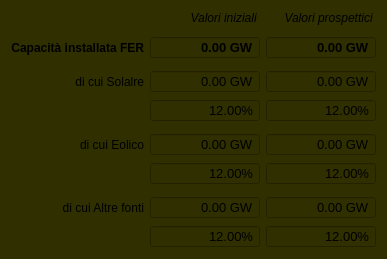
            <widget class="QWidget" name="capResWgt" native="true">
             <property name="maximumSize">
              <size>
               <width>16777215</width>
               <height>16777215</height>
              </size>
             </property>
             <property name="styleSheet">
              <string notr="true">background-color: rgb(47, 47, 0);</string>
             </property>
             <layout class="QGridLayout" name="gridLayout_5">
              <item row="12" column="2">
               <widget class="QDoubleSpinBox" name="otherCapPercResPerspDsb">
                <property name="sizePolicy">
                 <sizepolicy hsizetype="Fixed" vsizetype="Fixed">
                  <horstretch>0</horstretch>
                  <verstretch>0</verstretch>
                 </sizepolicy>
                </property>
                <property name="minimumSize">
                 <size>
                  <width>110</width>
                  <height>0</height>
                 </size>
                </property>
                <property name="maximumSize">
                 <size>
                  <width>110</width>
                  <height>16777215</height>
                 </size>
                </property>
                <property name="font">
                 <font>
                  <pointsize>10</pointsize>
                 </font>
                </property>
                <property name="alignment">
                 <set>Qt::AlignRight|Qt::AlignTrailing|Qt::AlignVCenter</set>
                </property>
                <property name="buttonSymbols">
                 <enum>QAbstractSpinBox::NoButtons</enum>
                </property>
                <property name="suffix">
                 <string>%</string>
                </property>
                <property name="maximum">
                 <double>100.000000000000000</double>
                </property>
                <property name="singleStep">
                 <double>0.100000000000000</double>
                </property>
                <property name="value">
                 <double>12.000000000000000</double>
                </property>
               </widget>
              </item>
              <item row="8" column="2">
               <widget class="QDoubleSpinBox" name="windCapResPerspDsb">
                <property name="sizePolicy">
                 <sizepolicy hsizetype="Fixed" vsizetype="Fixed">
                  <horstretch>0</horstretch>
                  <verstretch>0</verstretch>
                 </sizepolicy>
                </property>
                <property name="minimumSize">
                 <size>
                  <width>110</width>
                  <height>0</height>
                 </size>
                </property>
                <property name="maximumSize">
                 <size>
                  <width>110</width>
                  <height>16777215</height>
                 </size>
                </property>
                <property name="font">
                 <font>
                  <pointsize>10</pointsize>
                 </font>
                </property>
                <property name="alignment">
                 <set>Qt::AlignRight|Qt::AlignTrailing|Qt::AlignVCenter</set>
                </property>
                <property name="buttonSymbols">
                 <enum>QAbstractSpinBox::NoButtons</enum>
                </property>
                <property name="suffix">
                 <string> GW</string>
                </property>
                <property name="maximum">
                 <double>999999.989999999990687</double>
                </property>
                <property name="singleStep">
                 <double>0.100000000000000</double>
                </property>
                <property name="value">
                 <double>0.000000000000000</double>
                </property>
               </widget>
              </item>
              <item row="9" column="2">
               <widget class="QDoubleSpinBox" name="windCapPercResPerspDsb">
                <property name="sizePolicy">
                 <sizepolicy hsizetype="Fixed" vsizetype="Fixed">
                  <horstretch>0</horstretch>
                  <verstretch>0</verstretch>
                 </sizepolicy>
                </property>
                <property name="minimumSize">
                 <size>
                  <width>110</width>
                  <height>0</height>
                 </size>
                </property>
                <property name="maximumSize">
                 <size>
                  <width>110</width>
                  <height>16777215</height>
                 </size>
                </property>
                <property name="font">
                 <font>
                  <pointsize>10</pointsize>
                 </font>
                </property>
                <property name="alignment">
                 <set>Qt::AlignRight|Qt::AlignTrailing|Qt::AlignVCenter</set>
                </property>
                <property name="buttonSymbols">
                 <enum>QAbstractSpinBox::NoButtons</enum>
                </property>
                <property name="suffix">
                 <string>%</string>
                </property>
                <property name="maximum">
                 <double>100.000000000000000</double>
                </property>
                <property name="singleStep">
                 <double>0.100000000000000</double>
                </property>
                <property name="value">
                 <double>12.000000000000000</double>
                </property>
               </widget>
              </item>
              <item row="6" column="2">
               <widget class="QDoubleSpinBox" name="solarCapPercResPerspDsb">
                <property name="sizePolicy">
                 <sizepolicy hsizetype="Fixed" vsizetype="Fixed">
                  <horstretch>0</horstretch>
                  <verstretch>0</verstretch>
                 </sizepolicy>
                </property>
                <property name="minimumSize">
                 <size>
                  <width>110</width>
                  <height>0</height>
                 </size>
                </property>
                <property name="maximumSize">
                 <size>
                  <width>110</width>
                  <height>16777215</height>
                 </size>
                </property>
                <property name="font">
                 <font>
                  <pointsize>10</pointsize>
                 </font>
                </property>
                <property name="alignment">
                 <set>Qt::AlignRight|Qt::AlignTrailing|Qt::AlignVCenter</set>
                </property>
                <property name="buttonSymbols">
                 <enum>QAbstractSpinBox::NoButtons</enum>
                </property>
                <property name="suffix">
                 <string>%</string>
                </property>
                <property name="maximum">
                 <double>100.000000000000000</double>
                </property>
                <property name="singleStep">
                 <double>0.100000000000000</double>
                </property>
                <property name="value">
                 <double>12.000000000000000</double>
                </property>
               </widget>
              </item>
              <item row="1" column="1">
               <widget class="QLabel" name="actualLbl_3">
                <property name="sizePolicy">
                 <sizepolicy hsizetype="Fixed" vsizetype="Preferred">
                  <horstretch>0</horstretch>
                  <verstretch>0</verstretch>
                 </sizepolicy>
                </property>
                <property name="minimumSize">
                 <size>
                  <width>110</width>
                  <height>0</height>
                 </size>
                </property>
                <property name="maximumSize">
                 <size>
                  <width>110</width>
                  <height>16777215</height>
                 </size>
                </property>
                <property name="font">
                 <font>
                  <weight>50</weight>
                  <italic>true</italic>
                  <bold>false</bold>
                 </font>
                </property>
                <property name="text">
                 <string>Valori iniziali </string>
                </property>
                <property name="alignment">
                 <set>Qt::AlignRight|Qt::AlignTrailing|Qt::AlignVCenter</set>
                </property>
               </widget>
              </item>
              <item row="11" column="0">
               <widget class="QLabel" name="otherCapResLbl">
                <property name="font">
                 <font>
                  <pointsize>9</pointsize>
                 </font>
                </property>
                <property name="text">
                 <string>di cui Altre fonti</string>
                </property>
                <property name="alignment">
                 <set>Qt::AlignRight|Qt::AlignTrailing|Qt::AlignVCenter</set>
                </property>
               </widget>
              </item>
              <item row="5" column="0">
               <widget class="QLabel" name="solarCapResLbl">
                <property name="font">
                 <font>
                  <pointsize>9</pointsize>
                 </font>
                </property>
                <property name="text">
                 <string>di cui Solalre</string>
                </property>
                <property name="alignment">
                 <set>Qt::AlignRight|Qt::AlignTrailing|Qt::AlignVCenter</set>
                </property>
               </widget>
              </item>
              <item row="11" column="1">
               <widget class="QDoubleSpinBox" name="otherCapResActDsb">
                <property name="sizePolicy">
                 <sizepolicy hsizetype="Fixed" vsizetype="Fixed">
                  <horstretch>0</horstretch>
                  <verstretch>0</verstretch>
                 </sizepolicy>
                </property>
                <property name="minimumSize">
                 <size>
                  <width>110</width>
                  <height>0</height>
                 </size>
                </property>
                <property name="maximumSize">
                 <size>
                  <width>110</width>
                  <height>16777215</height>
                 </size>
                </property>
                <property name="font">
                 <font>
                  <pointsize>10</pointsize>
                 </font>
                </property>
                <property name="alignment">
                 <set>Qt::AlignRight|Qt::AlignTrailing|Qt::AlignVCenter</set>
                </property>
                <property name="buttonSymbols">
                 <enum>QAbstractSpinBox::NoButtons</enum>
                </property>
                <property name="suffix">
                 <string> GW</string>
                </property>
                <property name="maximum">
                 <double>999999.989999999990687</double>
                </property>
                <property name="singleStep">
                 <double>0.100000000000000</double>
                </property>
                <property name="value">
                 <double>0.000000000000000</double>
                </property>
               </widget>
              </item>
              <item row="5" column="2">
               <widget class="QDoubleSpinBox" name="solarCapResPerspDsb">
                <property name="sizePolicy">
                 <sizepolicy hsizetype="Fixed" vsizetype="Fixed">
                  <horstretch>0</horstretch>
                  <verstretch>0</verstretch>
                 </sizepolicy>
                </property>
                <property name="minimumSize">
                 <size>
                  <width>110</width>
                  <height>0</height>
                 </size>
                </property>
                <property name="maximumSize">
                 <size>
                  <width>110</width>
                  <height>16777215</height>
                 </size>
                </property>
                <property name="font">
                 <font>
                  <pointsize>10</pointsize>
                 </font>
                </property>
                <property name="alignment">
                 <set>Qt::AlignRight|Qt::AlignTrailing|Qt::AlignVCenter</set>
                </property>
                <property name="buttonSymbols">
                 <enum>QAbstractSpinBox::NoButtons</enum>
                </property>
                <property name="suffix">
                 <string> GW</string>
                </property>
                <property name="maximum">
                 <double>999999.989999999990687</double>
                </property>
                <property name="singleStep">
                 <double>0.100000000000000</double>
                </property>
                <property name="value">
                 <double>0.000000000000000</double>
                </property>
               </widget>
              </item>
              <item row="12" column="1">
               <widget class="QDoubleSpinBox" name="otherCapPercResActDsb">
                <property name="sizePolicy">
                 <sizepolicy hsizetype="Fixed" vsizetype="Fixed">
                  <horstretch>0</horstretch>
                  <verstretch>0</verstretch>
                 </sizepolicy>
                </property>
                <property name="minimumSize">
                 <size>
                  <width>110</width>
                  <height>0</height>
                 </size>
                </property>
                <property name="maximumSize">
                 <size>
                  <width>110</width>
                  <height>16777215</height>
                 </size>
                </property>
                <property name="font">
                 <font>
                  <pointsize>10</pointsize>
                 </font>
                </property>
                <property name="alignment">
                 <set>Qt::AlignRight|Qt::AlignTrailing|Qt::AlignVCenter</set>
                </property>
                <property name="buttonSymbols">
                 <enum>QAbstractSpinBox::NoButtons</enum>
                </property>
                <property name="suffix">
                 <string>%</string>
                </property>
                <property name="maximum">
                 <double>100.000000000000000</double>
                </property>
                <property name="singleStep">
                 <double>0.100000000000000</double>
                </property>
                <property name="value">
                 <double>12.000000000000000</double>
                </property>
               </widget>
              </item>
              <item row="3" column="0">
               <widget class="QLabel" name="ferCapResLbl">
                <property name="font">
                 <font>
                  <pointsize>9</pointsize>
                  <weight>75</weight>
                  <bold>true</bold>
                 </font>
                </property>
                <property name="text">
                 <string>Capacità installata FER</string>
                </property>
                <property name="alignment">
                 <set>Qt::AlignRight|Qt::AlignTrailing|Qt::AlignVCenter</set>
                </property>
               </widget>
              </item>
              <item row="3" column="1">
               <widget class="QDoubleSpinBox" name="ferCapResActDsb">
                <property name="sizePolicy">
                 <sizepolicy hsizetype="Fixed" vsizetype="Fixed">
                  <horstretch>0</horstretch>
                  <verstretch>0</verstretch>
                 </sizepolicy>
                </property>
                <property name="minimumSize">
                 <size>
                  <width>110</width>
                  <height>0</height>
                 </size>
                </property>
                <property name="maximumSize">
                 <size>
                  <width>110</width>
                  <height>16777215</height>
                 </size>
                </property>
                <property name="font">
                 <font>
                  <pointsize>10</pointsize>
                  <weight>75</weight>
                  <bold>true</bold>
                 </font>
                </property>
                <property name="alignment">
                 <set>Qt::AlignRight|Qt::AlignTrailing|Qt::AlignVCenter</set>
                </property>
                <property name="buttonSymbols">
                 <enum>QAbstractSpinBox::NoButtons</enum>
                </property>
                <property name="suffix">
                 <string> GW</string>
                </property>
                <property name="maximum">
                 <double>999999.989999999990687</double>
                </property>
                <property name="singleStep">
                 <double>0.100000000000000</double>
                </property>
                <property name="value">
                 <double>0.000000000000000</double>
                </property>
               </widget>
              </item>
              <item row="10" column="0">
               <spacer name="verticalSpacer_20">
                <property name="orientation">
                 <enum>Qt::Vertical</enum>
                </property>
                <property name="sizeType">
                 <enum>QSizePolicy::Fixed</enum>
                </property>
                <property name="sizeHint" stdset="0">
                 <size>
                  <width>20</width>
                  <height>5</height>
                 </size>
                </property>
               </spacer>
              </item>
              <item row="3" column="2">
               <widget class="QDoubleSpinBox" name="ferCapResPerspDsb">
                <property name="sizePolicy">
                 <sizepolicy hsizetype="Fixed" vsizetype="Fixed">
                  <horstretch>0</horstretch>
                  <verstretch>0</verstretch>
                 </sizepolicy>
                </property>
                <property name="minimumSize">
                 <size>
                  <width>110</width>
                  <height>0</height>
                 </size>
                </property>
                <property name="maximumSize">
                 <size>
                  <width>110</width>
                  <height>16777215</height>
                 </size>
                </property>
                <property name="font">
                 <font>
                  <pointsize>10</pointsize>
                  <weight>75</weight>
                  <bold>true</bold>
                 </font>
                </property>
                <property name="alignment">
                 <set>Qt::AlignRight|Qt::AlignTrailing|Qt::AlignVCenter</set>
                </property>
                <property name="buttonSymbols">
                 <enum>QAbstractSpinBox::NoButtons</enum>
                </property>
                <property name="suffix">
                 <string> GW</string>
                </property>
                <property name="maximum">
                 <double>999999.989999999990687</double>
                </property>
                <property name="singleStep">
                 <double>0.100000000000000</double>
                </property>
                <property name="value">
                 <double>0.000000000000000</double>
                </property>
               </widget>
              </item>
              <item row="6" column="1">
               <widget class="QDoubleSpinBox" name="solarCapPercResActDsb">
                <property name="sizePolicy">
                 <sizepolicy hsizetype="Fixed" vsizetype="Fixed">
                  <horstretch>0</horstretch>
                  <verstretch>0</verstretch>
                 </sizepolicy>
                </property>
                <property name="minimumSize">
                 <size>
                  <width>110</width>
                  <height>0</height>
                 </size>
                </property>
                <property name="maximumSize">
                 <size>
                  <width>110</width>
                  <height>16777215</height>
                 </size>
                </property>
                <property name="font">
                 <font>
                  <pointsize>10</pointsize>
                 </font>
                </property>
                <property name="alignment">
                 <set>Qt::AlignRight|Qt::AlignTrailing|Qt::AlignVCenter</set>
                </property>
                <property name="buttonSymbols">
                 <enum>QAbstractSpinBox::NoButtons</enum>
                </property>
                <property name="suffix">
                 <string>%</string>
                </property>
                <property name="maximum">
                 <double>100.000000000000000</double>
                </property>
                <property name="singleStep">
                 <double>0.100000000000000</double>
                </property>
                <property name="value">
                 <double>12.000000000000000</double>
                </property>
               </widget>
              </item>
              <item row="8" column="0">
               <widget class="QLabel" name="windCapResLbl">
                <property name="font">
                 <font>
                  <pointsize>9</pointsize>
                 </font>
                </property>
                <property name="text">
                 <string>di cui Eolico</string>
                </property>
                <property name="alignment">
                 <set>Qt::AlignRight|Qt::AlignTrailing|Qt::AlignVCenter</set>
                </property>
               </widget>
              </item>
              <item row="7" column="0">
               <spacer name="verticalSpacer_30">
                <property name="orientation">
                 <enum>Qt::Vertical</enum>
                </property>
                <property name="sizeType">
                 <enum>QSizePolicy::Fixed</enum>
                </property>
                <property name="sizeHint" stdset="0">
                 <size>
                  <width>20</width>
                  <height>5</height>
                 </size>
                </property>
               </spacer>
              </item>
              <item row="9" column="1">
               <widget class="QDoubleSpinBox" name="windCapPercResActDsb">
                <property name="sizePolicy">
                 <sizepolicy hsizetype="Fixed" vsizetype="Fixed">
                  <horstretch>0</horstretch>
                  <verstretch>0</verstretch>
                 </sizepolicy>
                </property>
                <property name="minimumSize">
                 <size>
                  <width>110</width>
                  <height>0</height>
                 </size>
                </property>
                <property name="maximumSize">
                 <size>
                  <width>110</width>
                  <height>16777215</height>
                 </size>
                </property>
                <property name="font">
                 <font>
                  <pointsize>10</pointsize>
                 </font>
                </property>
                <property name="alignment">
                 <set>Qt::AlignRight|Qt::AlignTrailing|Qt::AlignVCenter</set>
                </property>
                <property name="buttonSymbols">
                 <enum>QAbstractSpinBox::NoButtons</enum>
                </property>
                <property name="suffix">
                 <string>%</string>
                </property>
                <property name="maximum">
                 <double>100.000000000000000</double>
                </property>
                <property name="singleStep">
                 <double>0.100000000000000</double>
                </property>
                <property name="value">
                 <double>12.000000000000000</double>
                </property>
               </widget>
              </item>
              <item row="4" column="0">
               <spacer name="verticalSpacer_31">
                <property name="orientation">
                 <enum>Qt::Vertical</enum>
                </property>
                <property name="sizeType">
                 <enum>QSizePolicy::Fixed</enum>
                </property>
                <property name="sizeHint" stdset="0">
                 <size>
                  <width>20</width>
                  <height>5</height>
                 </size>
                </property>
               </spacer>
              </item>
              <item row="5" column="1">
               <widget class="QDoubleSpinBox" name="solarCapResActDsb">
                <property name="sizePolicy">
                 <sizepolicy hsizetype="Fixed" vsizetype="Fixed">
                  <horstretch>0</horstretch>
                  <verstretch>0</verstretch>
                 </sizepolicy>
                </property>
                <property name="minimumSize">
                 <size>
                  <width>110</width>
                  <height>0</height>
                 </size>
                </property>
                <property name="maximumSize">
                 <size>
                  <width>110</width>
                  <height>16777215</height>
                 </size>
                </property>
                <property name="font">
                 <font>
                  <pointsize>10</pointsize>
                 </font>
                </property>
                <property name="alignment">
                 <set>Qt::AlignRight|Qt::AlignTrailing|Qt::AlignVCenter</set>
                </property>
                <property name="buttonSymbols">
                 <enum>QAbstractSpinBox::NoButtons</enum>
                </property>
                <property name="suffix">
                 <string> GW</string>
                </property>
                <property name="maximum">
                 <double>999999.989999999990687</double>
                </property>
                <property name="singleStep">
                 <double>0.100000000000000</double>
                </property>
                <property name="value">
                 <double>0.000000000000000</double>
                </property>
               </widget>
              </item>
              <item row="8" column="1">
               <widget class="QDoubleSpinBox" name="windCapResActDsb">
                <property name="sizePolicy">
                 <sizepolicy hsizetype="Fixed" vsizetype="Fixed">
                  <horstretch>0</horstretch>
                  <verstretch>0</verstretch>
                 </sizepolicy>
                </property>
                <property name="minimumSize">
                 <size>
                  <width>110</width>
                  <height>0</height>
                 </size>
                </property>
                <property name="maximumSize">
                 <size>
                  <width>110</width>
                  <height>16777215</height>
                 </size>
                </property>
                <property name="font">
                 <font>
                  <pointsize>10</pointsize>
                 </font>
                </property>
                <property name="alignment">
                 <set>Qt::AlignRight|Qt::AlignTrailing|Qt::AlignVCenter</set>
                </property>
                <property name="buttonSymbols">
                 <enum>QAbstractSpinBox::NoButtons</enum>
                </property>
                <property name="suffix">
                 <string> GW</string>
                </property>
                <property name="maximum">
                 <double>999999.989999999990687</double>
                </property>
                <property name="singleStep">
                 <double>0.100000000000000</double>
                </property>
                <property name="value">
                 <double>0.000000000000000</double>
                </property>
               </widget>
              </item>
              <item row="11" column="2">
               <widget class="QDoubleSpinBox" name="otherCapResPerspDsb">
                <property name="sizePolicy">
                 <sizepolicy hsizetype="Fixed" vsizetype="Fixed">
                  <horstretch>0</horstretch>
                  <verstretch>0</verstretch>
                 </sizepolicy>
                </property>
                <property name="minimumSize">
                 <size>
                  <width>110</width>
                  <height>0</height>
                 </size>
                </property>
                <property name="maximumSize">
                 <size>
                  <width>110</width>
                  <height>16777215</height>
                 </size>
                </property>
                <property name="font">
                 <font>
                  <pointsize>10</pointsize>
                 </font>
                </property>
                <property name="alignment">
                 <set>Qt::AlignRight|Qt::AlignTrailing|Qt::AlignVCenter</set>
                </property>
                <property name="buttonSymbols">
                 <enum>QAbstractSpinBox::NoButtons</enum>
                </property>
                <property name="suffix">
                 <string> GW</string>
                </property>
                <property name="maximum">
                 <double>999999.989999999990687</double>
                </property>
                <property name="singleStep">
                 <double>0.100000000000000</double>
                </property>
                <property name="value">
                 <double>0.000000000000000</double>
                </property>
               </widget>
              </item>
              <item row="1" column="2">
               <widget class="QLabel" name="perspectLbl_3">
                <property name="sizePolicy">
                 <sizepolicy hsizetype="Fixed" vsizetype="Preferred">
                  <horstretch>0</horstretch>
                  <verstretch>0</verstretch>
                 </sizepolicy>
                </property>
                <property name="minimumSize">
                 <size>
                  <width>110</width>
                  <height>0</height>
                 </size>
                </property>
                <property name="maximumSize">
                 <size>
                  <width>110</width>
                  <height>16777215</height>
                 </size>
                </property>
                <property name="font">
                 <font>
                  <weight>50</weight>
                  <italic>true</italic>
                  <bold>false</bold>
                 </font>
                </property>
                <property name="text">
                 <string>Valori prospettici </string>
                </property>
                <property name="alignment">
                 <set>Qt::AlignRight|Qt::AlignTrailing|Qt::AlignVCenter</set>
                </property>
               </widget>
              </item>
              <item row="2" column="0">
               <spacer name="verticalSpacer_34">
                <property name="orientation">
                 <enum>Qt::Vertical</enum>
                </property>
                <property name="sizeType">
                 <enum>QSizePolicy::Fixed</enum>
                </property>
                <property name="sizeHint" stdset="0">
                 <size>
                  <width>20</width>
                  <height>5</height>
                 </size>
                </property>
               </spacer>
              </item>
             </layout>
            </widget>
